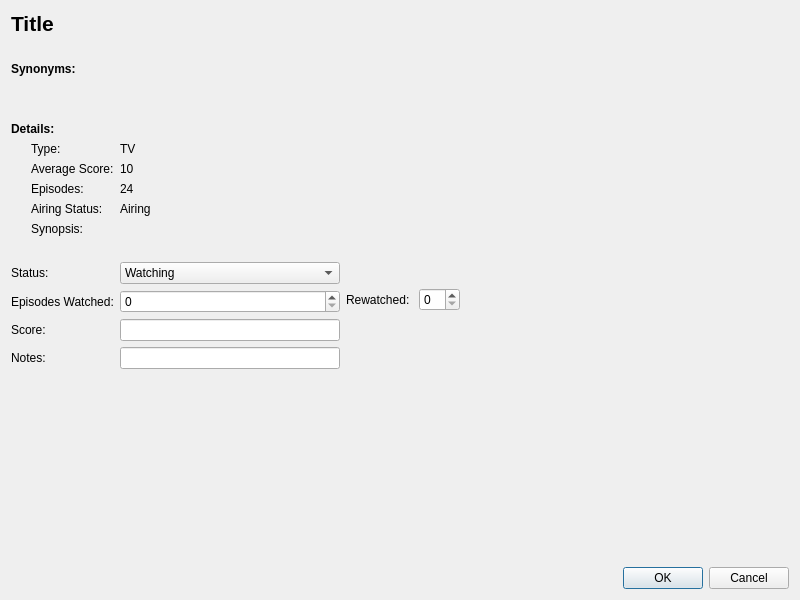
<?xml version="1.0" encoding="UTF-8"?>
<ui version="4.0">
 <class>AnimePanel</class>
 <widget class="QDialog" name="AnimePanel">
  <property name="geometry">
   <rect>
    <x>0</x>
    <y>0</y>
    <width>800</width>
    <height>600</height>
   </rect>
  </property>
  <property name="windowTitle">
   <string>Anime Information</string>
  </property>
  <layout class="QVBoxLayout" name="verticalLayout_2">
   <item>
    <layout class="QVBoxLayout" name="verticalLayout">
     <item>
      <widget class="QLabel" name="lblTitle">
       <property name="font">
        <font>
         <pointsize>16</pointsize>
         <weight>75</weight>
         <bold>true</bold>
         <kerning>true</kerning>
        </font>
       </property>
       <property name="text">
        <string>Title</string>
       </property>
      </widget>
     </item>
     <item>
      <spacer name="verticalSpacer_2">
       <property name="orientation">
        <enum>Qt::Vertical</enum>
       </property>
       <property name="sizeType">
        <enum>QSizePolicy::Minimum</enum>
       </property>
       <property name="sizeHint" stdset="0">
        <size>
         <width>20</width>
         <height>20</height>
        </size>
       </property>
      </spacer>
     </item>
     <item>
      <widget class="QLabel" name="label_3">
       <property name="font">
        <font>
         <weight>75</weight>
         <bold>true</bold>
        </font>
       </property>
       <property name="text">
        <string>Synonyms: </string>
       </property>
      </widget>
     </item>
     <item>
      <widget class="QLabel" name="lblSynonyms">
       <property name="text">
        <string/>
       </property>
      </widget>
     </item>
     <item>
      <spacer name="verticalSpacer_3">
       <property name="orientation">
        <enum>Qt::Vertical</enum>
       </property>
       <property name="sizeType">
        <enum>QSizePolicy::Minimum</enum>
       </property>
       <property name="sizeHint" stdset="0">
        <size>
         <width>20</width>
         <height>20</height>
        </size>
       </property>
      </spacer>
     </item>
     <item>
      <widget class="QLabel" name="label">
       <property name="font">
        <font>
         <weight>75</weight>
         <bold>true</bold>
        </font>
       </property>
       <property name="text">
        <string>Details:</string>
       </property>
      </widget>
     </item>
     <item>
      <layout class="QFormLayout" name="detailForm">
       <property name="fieldGrowthPolicy">
        <enum>QFormLayout::AllNonFixedFieldsGrow</enum>
       </property>
       <property name="leftMargin">
        <number>20</number>
       </property>
       <item row="0" column="0">
        <widget class="QLabel" name="lblType">
         <property name="text">
          <string>Type:</string>
         </property>
        </widget>
       </item>
       <item row="0" column="1">
        <widget class="QLabel" name="txtType">
         <property name="text">
          <string>TV</string>
         </property>
        </widget>
       </item>
       <item row="1" column="0">
        <widget class="QLabel" name="lblScore">
         <property name="text">
          <string>Average Score:</string>
         </property>
        </widget>
       </item>
       <item row="1" column="1">
        <widget class="QLabel" name="txtScore">
         <property name="text">
          <string>10</string>
         </property>
        </widget>
       </item>
       <item row="2" column="0">
        <widget class="QLabel" name="lblEpisodes">
         <property name="text">
          <string>Episodes:</string>
         </property>
        </widget>
       </item>
       <item row="2" column="1">
        <widget class="QLabel" name="txtEpisodes">
         <property name="text">
          <string>24</string>
         </property>
        </widget>
       </item>
       <item row="3" column="0">
        <widget class="QLabel" name="lblAiring">
         <property name="text">
          <string>Airing Status:</string>
         </property>
        </widget>
       </item>
       <item row="3" column="1">
        <widget class="QLabel" name="txtAiring">
         <property name="text">
          <string>Airing</string>
         </property>
        </widget>
       </item>
       <item row="4" column="0">
        <widget class="QLabel" name="lblSynopsis">
         <property name="text">
          <string>Synopsis:</string>
         </property>
        </widget>
       </item>
       <item row="4" column="1">
        <widget class="QLabel" name="txtSynopsis">
         <property name="text">
          <string/>
         </property>
         <property name="textFormat">
          <enum>Qt::RichText</enum>
         </property>
         <property name="wordWrap">
          <bool>true</bool>
         </property>
        </widget>
       </item>
      </layout>
     </item>
     <item>
      <spacer name="verticalSpacer_4">
       <property name="orientation">
        <enum>Qt::Vertical</enum>
       </property>
       <property name="sizeType">
        <enum>QSizePolicy::Minimum</enum>
       </property>
       <property name="sizeHint" stdset="0">
        <size>
         <width>20</width>
         <height>20</height>
        </size>
       </property>
      </spacer>
     </item>
     <item>
      <layout class="QHBoxLayout" name="horizontalLayout">
       <item>
        <layout class="QFormLayout" name="formLayout_2">
         <item row="1" column="0">
          <widget class="QLabel" name="label_2">
           <property name="text">
            <string>Episodes Watched:</string>
           </property>
          </widget>
         </item>
         <item row="2" column="0">
          <widget class="QLabel" name="label_5">
           <property name="text">
            <string>Score: </string>
           </property>
          </widget>
         </item>
         <item row="0" column="0">
          <widget class="QLabel" name="label_6">
           <property name="text">
            <string>Status:</string>
           </property>
          </widget>
         </item>
         <item row="3" column="0">
          <widget class="QLabel" name="label_8">
           <property name="text">
            <string>Notes:</string>
           </property>
          </widget>
         </item>
         <item row="0" column="1">
          <widget class="QComboBox" name="comboStatus">
           <item>
            <property name="text">
             <string>Watching</string>
            </property>
           </item>
           <item>
            <property name="text">
             <string>Completed</string>
            </property>
           </item>
           <item>
            <property name="text">
             <string>On-hold</string>
            </property>
           </item>
           <item>
            <property name="text">
             <string>Dropped</string>
            </property>
           </item>
           <item>
            <property name="text">
             <string>Plan to Watch</string>
            </property>
           </item>
          </widget>
         </item>
         <item row="1" column="1">
          <widget class="QSpinBox" name="spinEps"/>
         </item>
         <item row="3" column="1">
          <widget class="QLineEdit" name="txtNotes"/>
         </item>
         <item row="2" column="1">
          <widget class="QLineEdit" name="txtcore"/>
         </item>
        </layout>
       </item>
       <item>
        <layout class="QFormLayout" name="formLayout">
         <property name="fieldGrowthPolicy">
          <enum>QFormLayout::AllNonFixedFieldsGrow</enum>
         </property>
         <item row="0" column="0">
          <widget class="QLabel" name="label_7">
           <property name="text">
            <string/>
           </property>
          </widget>
         </item>
         <item row="1" column="0">
          <widget class="QLabel" name="label_4">
           <property name="text">
            <string>Rewatched: </string>
           </property>
          </widget>
         </item>
         <item row="1" column="1">
          <widget class="QSpinBox" name="spinRewatch"/>
         </item>
         <item row="0" column="1">
          <spacer name="verticalSpacer_5">
           <property name="orientation">
            <enum>Qt::Vertical</enum>
           </property>
           <property name="sizeType">
            <enum>QSizePolicy::Minimum</enum>
           </property>
           <property name="sizeHint" stdset="0">
            <size>
             <width>20</width>
             <height>20</height>
            </size>
           </property>
          </spacer>
         </item>
        </layout>
       </item>
       <item>
        <spacer name="horizontalSpacer">
         <property name="orientation">
          <enum>Qt::Horizontal</enum>
         </property>
         <property name="sizeHint" stdset="0">
          <size>
           <width>40</width>
           <height>20</height>
          </size>
         </property>
        </spacer>
       </item>
      </layout>
     </item>
     <item>
      <spacer name="verticalSpacer">
       <property name="orientation">
        <enum>Qt::Vertical</enum>
       </property>
       <property name="sizeHint" stdset="0">
        <size>
         <width>20</width>
         <height>40</height>
        </size>
       </property>
      </spacer>
     </item>
    </layout>
   </item>
   <item>
    <widget class="QDialogButtonBox" name="buttonBox">
     <property name="orientation">
      <enum>Qt::Horizontal</enum>
     </property>
     <property name="standardButtons">
      <set>QDialogButtonBox::Cancel|QDialogButtonBox::Ok</set>
     </property>
    </widget>
   </item>
  </layout>
 </widget>
 <resources/>
 <connections>
  <connection>
   <sender>buttonBox</sender>
   <signal>accepted()</signal>
   <receiver>AnimePanel</receiver>
   <slot>accept()</slot>
   <hints>
    <hint type="sourcelabel">
     <x>248</x>
     <y>254</y>
    </hint>
    <hint type="destinationlabel">
     <x>157</x>
     <y>274</y>
    </hint>
   </hints>
  </connection>
  <connection>
   <sender>buttonBox</sender>
   <signal>rejected()</signal>
   <receiver>AnimePanel</receiver>
   <slot>reject()</slot>
   <hints>
    <hint type="sourcelabel">
     <x>316</x>
     <y>260</y>
    </hint>
    <hint type="destinationlabel">
     <x>286</x>
     <y>274</y>
    </hint>
   </hints>
  </connection>
 </connections>
</ui>
